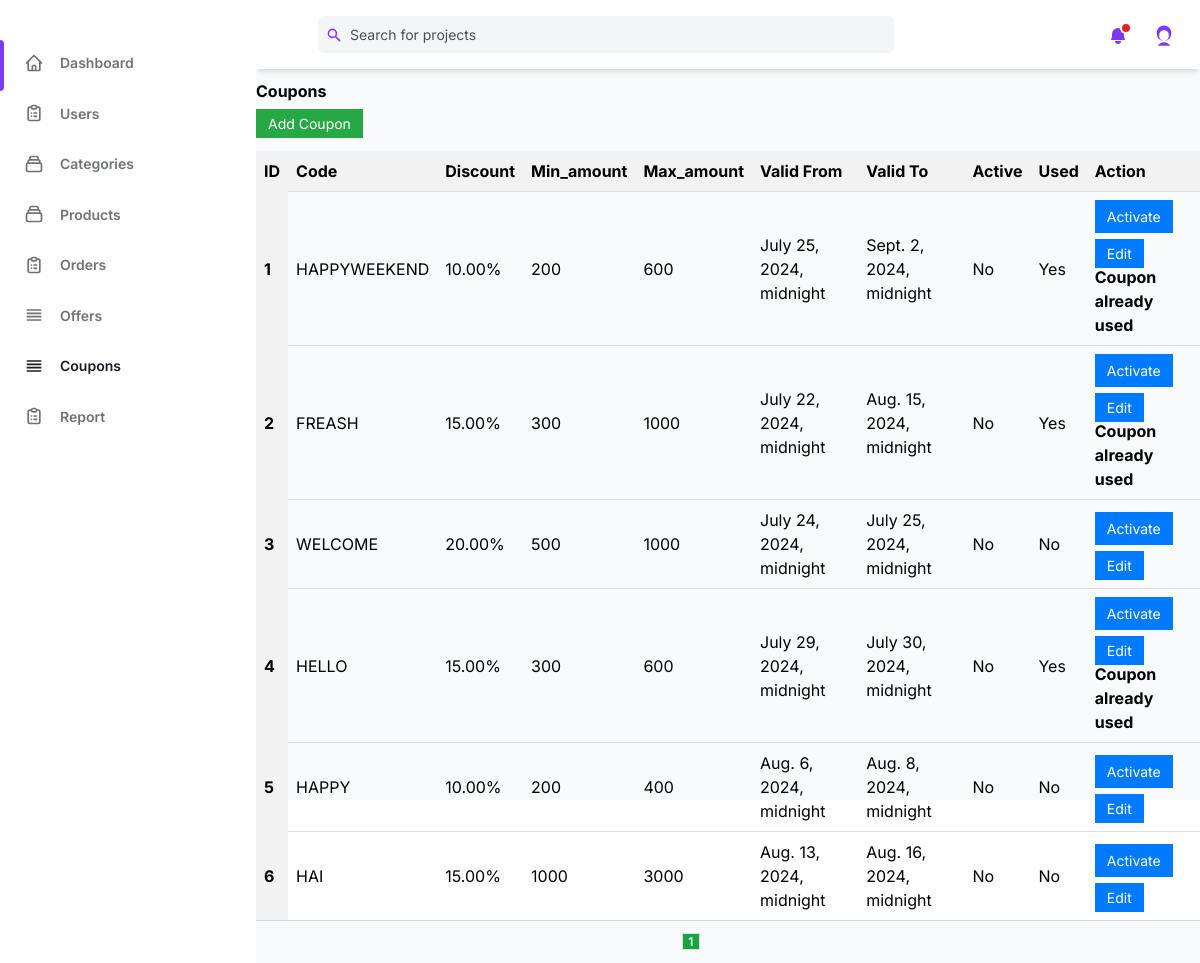
The page /admin_coupons/ (signed in) on the database its author committed.
### shop_cart/models.py (models this page shows, shortened)
class Coupon(models.Model):
    code = models.CharField(max_length=50, unique=True)
    discount = models.DecimalField(max_digits=5, decimal_places=2)
    min_amount = models.PositiveIntegerField(default=100)
    max_amount = models.PositiveIntegerField(default=500)
    valid_from = models.DateTimeField()
    valid_to = models.DateTimeField()
    active = models.BooleanField(default=False)
    used = models.BooleanField(default=False)

### admin_dashboard/views.py (the view)
# urls.py: path('admin_coupons/',views.admin_coupons,name='admin_coupons'),
@never_cache
@login_required(login_url='/admin_login/')
@user_passes_test(is_user_superuser)
def admin_coupons(request):
    coupons = Coupon.objects.all()
    for coupon in coupons:
        if coupon.valid_to < timezone.now() and coupon.active :
            coupon.active = False
            coupon.save()
            messages.error(request,'coupon date expired')
    paginator = Paginator(coupons, 10)  # Show 10 coupons per page
    page_number = request.GET.get('page')
    page_obj = paginator.get_page(page_number)
    context={
        'page_obj': page_obj,
    }
    return render(request,'Admin side/admin_coupons.html',context)

### admin_dashboard/views.py (called while the page is built)
def is_user_superuser(user):
    return user.is_superuser

### templates/Admin side/admin_coupons.html (shortened to what this page needs)
{%load static%}
<!DOCTYPE html>
<html :class="{ 'theme-dark': dark }" x-data="data()" lang="en">
<head>
    <link rel="stylesheet" href="{%static 'css/tailwind.output.css'%}" />
    <link rel="stylesheet" href="https://cdnjs.cloudflare.com/ajax/libs/Chart.js/2.9.3/Chart.min.css" />
    <link rel="stylesheet" href="{%static 'css/catstyles.css'%}">
    <link rel="stylesheet" href="https://cdnjs.cloudflare.com/ajax/libs/Jcrop/0.9.15/css/jquery.Jcrop.min.css">
    <link rel="stylesheet" href="https://cdn.jsdelivr.net/npm/sweetalert2@11/dist/sweetalert2.min.css">
</head>
<body>
    <div class="flex h-screen bg-gray-50 dark:bg-gray-900">
        <aside class="z-20 hidden w-64 overflow-y-auto bg-white dark:bg-gray-800 md:block flex-shrink-0">
            <div class="py-4 text-gray-500 dark:text-gray-400">
                <ul class="mt-6">
                    <li class="relative px-6 py-3">
                        <span class="absolute inset-y-0 left-0 w-1 bg-purple-600 rounded-tr-lg rounded-br-lg"
                            aria-hidden="true"></span>
                        <a class="inline-flex items-center w-full text-sm font-semibold transition-colors duration-150 hover:text-gray-800 dark:hover:text-gray-200"
                            href="{%url 'admin_dashboard'%}">
                            <span class="ml-4">Dashboard</span>
                        </a>
                    </li>
                </ul>
                <ul>
                    <li class="relative px-6 py-3">
                        <a class="inline-flex items-center w-full text-sm font-semibold transition-colors duration-150 hover:text-gray-800 dark:hover:text-gray-200 dark:text-gray-100"
                            href="{%url 'admin_view_users'%}">
                            <span class="ml-4">Users</span>
                        </a>
                    </li>
                    <li class="relative px-6 py-3">
                        <a class="inline-flex items-center w-full text-sm font-semibold transition-colors duration-150 hover:text-gray-800 dark:hover:text-gray-200"
                            href="{%url 'admin_categories'%}">
                            <span class="ml-4">Categories</span>
                        </a>
                    </li>
                    <li class="relative px-6 py-3">
                        <a class="inline-flex items-center w-full text-sm font-semibold transition-colors duration-150 hover:text-gray-800 dark:hover:text-gray-200"
                            href="{%url 'admin_products'%}">
                            <span class="ml-4">Products</span>
                        </a>
                    </li>
                    <li class="relative px-6 py-3">
                        <a class="inline-flex items-center w-full text-sm font-semibold transition-colors duration-150 hover:text-gray-800 dark:hover:text-gray-200"
                            href="{%url 'admin_orders'%}">
                            <span class="ml-4">Orders</span>
                        </a>
                    </li>
                    <li class="relative px-6 py-3">
                        <a class="inline-flex items-center w-full text-sm font-semibold transition-colors duration-150 hover:text-gray-800 dark:hover:text-gray-200"
                            href="{%url 'admin_offers'%}">
                            <svg class="w-5 h-5" aria-hidden="true" fill="none" stroke-linecap="round"
                                stroke-linejoin="round" stroke-width="2" viewBox="0 0 24 24" stroke="currentColor">
                                <path d="M4 6h16M4 10h16M4 14h16M4 18h16"></path>
                            </svg>
                            <span class="ml-4">Offers</span>
                        </a>
                    </li>
                    <li class="relative px-6 py-3">
                        <a class="inline-flex items-center w-full text-sm font-semibold transition-colors duration-150 text-gray-800 hover:text-gray-800 dark:hover:text-gray-200"
                            href="{%url 'admin_coupons'%}">
                            <svg class="w-5 h-5" aria-hidden="true" fill="none" stroke-linecap="round"
                                stroke-linejoin="round" stroke-width="2" viewBox="0 0 24 24" stroke="currentColor">
                                <path d="M4 6h16M4 10h16M4 14h16M4 18h16"></path>
                            </svg>
                            <span class="ml-4">Coupons</span>
                        </a>
                    </li>
                    <li class="relative px-6 py-3">
                        <a class="inline-flex items-center w-full text-sm font-semibold transition-colors duration-150 hover:text-gray-800 dark:hover:text-gray-200"
                          href="{%url 'report'%}">
                          <span class="ml-4">Report</span>
                        </a>
                    </li>
                </ul>
            </div>
        </aside>
        <div class="flex flex-col flex-1 w-full">
            <header class="z-10 py-4 bg-white shadow-md dark:bg-gray-800">
                <div
                    class="container flex items-center justify-between h-full px-6 mx-auto text-purple-600 dark:text-purple-300">
                    <div class="flex justify-center flex-1 lg:mr-32">
                        <div class="relative w-full max-w-xl mr-6 focus-within:text-purple-500">
                            <div class="absolute inset-y-0 flex items-center pl-2">
                                <svg class="w-4 h-4" aria-hidden="true" fill="currentColor" viewBox="0 0 20 20">
                                    <path fill-rule="evenodd"
                                        d="M8 4a4 4 0 100 8 4 4 0 000-8zM2 8a6 6 0 1110.89 3.476l4.817 4.817a1 1 0 01-1.414 1.414l-4.816-4.816A6 6 0 012 8z"
                                        clip-rule="evenodd"></path>
                                </svg>
                            </div>
                            <input
                                class="w-full pl-8 pr-2 text-sm text-gray-700 placeholder-gray-600 bg-gray-100 border-0 rounded-md dark:placeholder-gray-500 dark:focus:shadow-outline-gray dark:focus:placeholder-gray-600 dark:bg-gray-700 dark:text-gray-200 focus:placeholder-gray-500 focus:bg-white focus:border-purple-300 focus:outline-none focus:shadow-outline-purple form-input"
                                type="text" placeholder="Search for projects" aria-label="Search" />
                        </div>
                    </div>
                    <ul class="flex items-center flex-shrink-0 space-x-6">
                        <li class="relative">
                            <button
                                class="relative align-middle rounded-md focus:outline-none focus:shadow-outline-purple"
                                @click="toggleNotificationsMenu" @keydown.escape="closeNotificationsMenu"
                                aria-label="Notifications" aria-haspopup="true">
                                <svg class="w-5 h-5" aria-hidden="true" fill="currentColor" viewBox="0 0 20 20">
                                    <path
                                        d="M10 2a6 6 0 00-6 6v3.586l-.707.707A1 1 0 004 14h12a1 1 0 00.707-1.707L16 11.586V8a6 6 0 00-6-6zM10 18a3 3 0 01-3-3h6a3 3 0 01-3 3z">
                                    </path>
                                </svg>
                                <span aria-hidden="true"
                                    class="absolute top-0 right-0 inline-block w-3 h-3 transform translate-x-1 -translate-y-1 bg-red-600 border-2 border-white rounded-full dark:border-gray-800"></span>
                            </button>
                        </li>
                        <li class="relative">
                            <button class="align-middle rounded-full focus:shadow-outline-purple focus:outline-none"
                                @click="toggleProfileMenu" @keydown.escape="closeProfileMenu" aria-label="Account"
                                aria-haspopup="true">
                                <svg class="w-6 h-6 text-purple-600 dark:text-purple-300" fill="currentColor"
                                    viewBox="0 0 20 20" xmlns="http://www.w3.org/2000/svg">
                                    <path fill-rule="evenodd"
                                        d="M10 2a6 6 0 00-6 6v1a6 6 0 1012 0V8a6 6 0 00-6-6zm-4 8a4 4 0 118 0v1a4 4 0 11-8 0V10zm4 6a6 6 0 00-5.14 3h10.28A6 6 0 0010 16z"
                                        clip-rule="evenodd"></path>
                                </svg>
                            </button>
                        </li>
                    </ul>
                </div>
            </header>
            <main id="main" class="main">
                <section class="section">
                    <div class="row">
                        <div class="col-lg-12">
                            <div class="card">
                                <div class="card-body">
                                    <h1 class="card-title justify-center mb-2"><b>Coupons</b></h1>
                                    <a href="#addCouponModal" class="btn btn-success mb-4 mt-2">Add Coupon</a>
                                    <div class="table-responsive mt-4">
                                        <table class="table datatable">
                                            <thead>
                                                <tr>
                                                    <th scope="col">ID</th>
                                                    <th scope="col">Code</th>
                                                    <th scope="col">Discount</th>
                                                    <th scope="col">Min_amount</th>
                                                    <th scope="col">Max_amount</th>
                                                    <th scope="col">Valid From</th>
                                                    <th scope="col">Valid To</th>
                                                    <th scope="col">Active</th>
                                                    <th scope="col">Used</th>
                                                    <th scope="col">Action</th>
                                                </tr>
                                            </thead>
                                            <tbody>
                                                {% for coupon in page_obj.object_list %}
                                                <tr>
                                                    <th scope="row">{{ forloop.counter }}</th>
                                                    <td>{{ coupon.code }}</td>
                                                    <td>{{ coupon.discount }}%</td>
                                                    <td>{{ coupon.min_amount }}</td>
                                                    <td>{{ coupon.max_amount }}</td>
                                                    <td>{{ coupon.valid_from }}</td>
                                                    <td>{{ coupon.valid_to }}</td>
                                                    <td>{{ coupon.active|yesno:"Yes,No" }}</td>
                                                    <td>{{ coupon.used|yesno:"Yes,No" }}</td>
                                                    <td>
                                                        <form method="POST" action="{% url 'coupon_status' coupon.id %}"
                                                            style="display:inline;">
                                                            <button type="submit" class="btn btn-primary mb-2">
                                                                {% if coupon.active %}
                                                                Deactivate
                                                                {% else %}
                                                                Activate
                                                                {% endif %}
                                                            </button>
                                                        </form>
                                                        <a href="{% url 'edit_coupon' coupon.id %}"
                                                            class="btn btn-primary">Edit</a>
                                                        {% if coupon.used %}
                                                        <p><b>Coupon already used</b></p>
                                                        {% endif %}
                                                    </td>
                                                </tr>
                                                {% endfor %}
                                            </tbody>
                                        </table>
                                    </div>
                                </div>
                                <div
                                    class="grid px-4 py-3 text-xs font-semibold tracking-wide text-gray-500 uppercase border-t dark:border-gray-700 bg-gray-50 sm:grid-cols-9 dark:text-gray-400 dark:bg-gray-800">
                                    <span class="col-span-4"></span>
                                    <div class="product__pagination">
                                        {% for num in page_obj.paginator.page_range %}
                                        {% if page_obj.number == num %}
                                        <a href="#" class="active">{{ num }}</a>
                                        {% else %}
                                        <a href="?page={{ num }}">{{ num }}</a>
                                        {% endif %}
                                        {% endfor %}
                                    </div>
                                </div>
                            </div>
                        </div>
                    </div>
                </section>
            </main>
        </div>
    </div>
</body>
</html>

### static/css/catstyles.css (style rules this page uses)
.main { margin-top: 10px; }
.table { width: 100%; border-collapse: collapse; }
.table th { text-align: left; padding: 8px; background-color: #f2f2f2; }
.table td { border-top: 1px solid #ddd; padding: 8px; }
.btn { padding: 6px 12px; font-size: 14px; cursor: pointer; }
.btn-primary { background-color: #007bff; border-color: #007bff; color: #fff; }
.btn-success { background-color: #28a745; border-color: #28a745; color: #fff; }

### templates/Admin side/admin_coupons.html (style rules this page uses)
.product__pagination a { margin: 0 5px; padding: 0px 5px; text-decoration: none; border: 1px solid #ddd; color: rgb(22, 165, 65); }
.product__pagination a.active { background-color: rgb(22, 165, 65); color: #fff; }

### rows shown on the page
Coupon: code "HAPPYWEEKEND", discount "10.00", min_amount "200", max_amount "600", valid_from "July 25, 2024, midnight", valid_to "Sept. 2, 2024, midnight", active "No", used "Yes", shows "Activate", shows "Coupon already used"
Coupon: code "FREASH", discount "15.00", min_amount "300", max_amount "1000", valid_from "July 22, 2024, midnight", valid_to "Aug. 15, 2024, midnight", active "No", used "Yes", shows "Activate", shows "Coupon already used"
Coupon: code "WELCOME", discount "20.00", min_amount "500", max_amount "1000", valid_from "July 24, 2024, midnight", valid_to "July 25, 2024, midnight", active "No", used "No", shows "Activate"
Coupon: code "HELLO", discount "15.00", min_amount "300", max_amount "600", valid_from "July 29, 2024, midnight", valid_to "July 30, 2024, midnight", active "No", used "Yes", shows "Activate", shows "Coupon already used"
Coupon: code "HAPPY", discount "10.00", min_amount "200", max_amount "400", valid_from "Aug. 6, 2024, midnight", valid_to "Aug. 8, 2024, midnight", active "No", used "No", shows "Activate"
Coupon: code "HAI", discount "15.00", min_amount "1000", max_amount "3000", valid_from "Aug. 13, 2024, midnight", valid_to "Aug. 16, 2024, midnight", active "No", used "No", shows "Activate"

### other values the page prints
{{ num }} "1"
